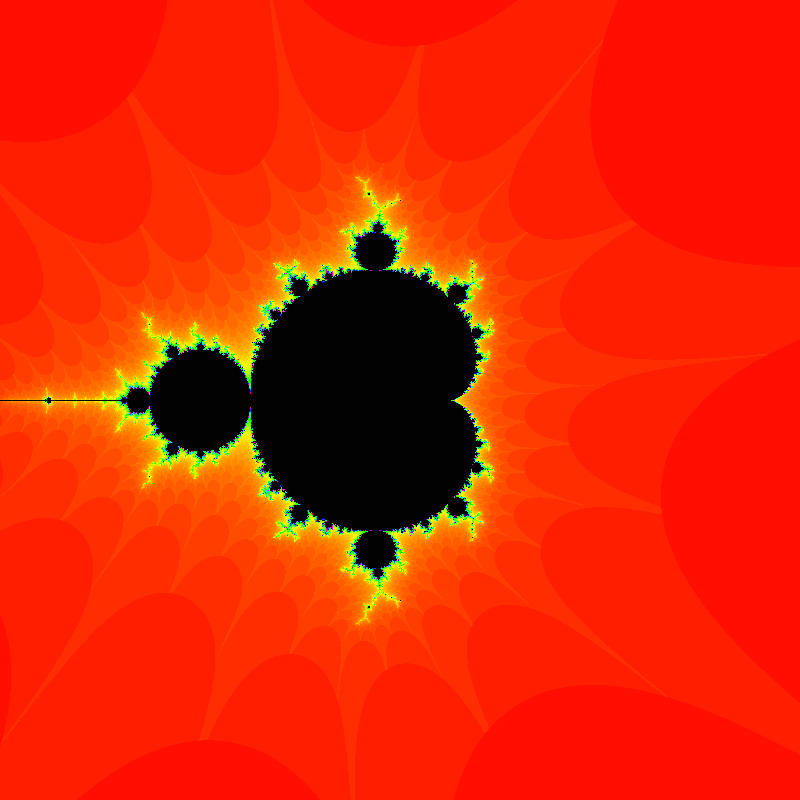
Frame 1 (no input)
Frame 60 (the mouse pressed at the canvas centre just before this capture): identical to frame 1, image omitted
Frame 120 (the mouse held since frame 60 and released just before this capture): identical to frame 1, image omitted

The Processing sketch that drew this single still picture (run headless with seeded random() and noise(); from frame 60 on, the mouse is pressed at the canvas centre):

// Processing sketch: myMandelZoom2022
// ── myMandelZoom2022.pde
// pixel array is so much faster
int iter;
float maxx,minx;
float maxy, miny;
void setup() {
  size(800, 800);  
  colorMode(HSB, 100);
  maxx =2;
  minx=-2;
  maxy=2;
  miny=-2;
}


void draw() {
  loadPixels();
  showmandel();
  updatePixels();
  //noLoop();
}

void mouseClicked(){
   float x = map(mouseX, 0, width, minx, maxx);  // set the x on complex plane
   float y = map(mouseY, 0, height, miny, maxy); // s
   // center and zoom those coordinates
   maxx = x+0.1;
   minx = x-0.1;
   maxy = y+0.1;
   miny = y-0.1;
  
}

void keyPressed(){
 if( key == 'c'){
   
    maxx =2;
  minx=-2;
  maxy=2;
  miny=-2;
   
 }
  
  
}

void showmandel() {
  //background(0);
  for (int y = 0; y <height; y++) {
    for (int x =0; x <width; x++) {
      // map the plottng x and y to the calculatin a and b (imag)
      float a = map(x, 0, width, minx, maxx);  // set the x on complex plane
      float b = map(y, 0, height, miny, maxy); //  yset y on  the complex plane
      float ca =a;
      float cb =b;
      // iterate 100 times to see if unbounded
      //println(a,b);
      iter =0;
      while (iter < 100) {
        // iterate this equation z^2 +c
        // z^2 == (a+bi)^2 == a^2-b^2 + 2*a*b
        float aa = a*a - b*b;
        float bb =  2.0 *a*b;

        a = aa +ca;
        b = bb +cb;

        if (abs(a+b)>16) {
         // println("I broke out");
          break; 
          
        }
        iter++;
      }
      //println(iter);
      if (iter == 100) {
        pixels[x+y*width] =color(0,0,1);
      } else {
        pixels[x+y*width] = color(iter,100,100);
      }
    }
  }
}
